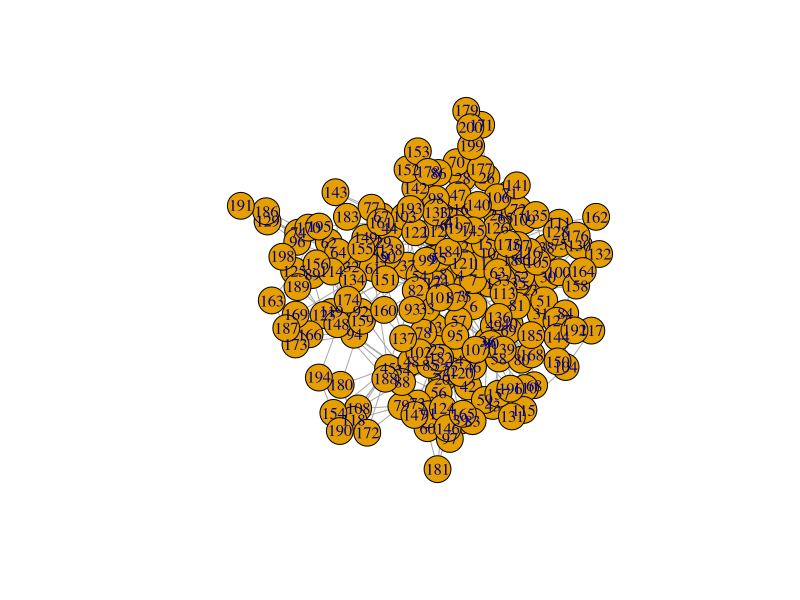
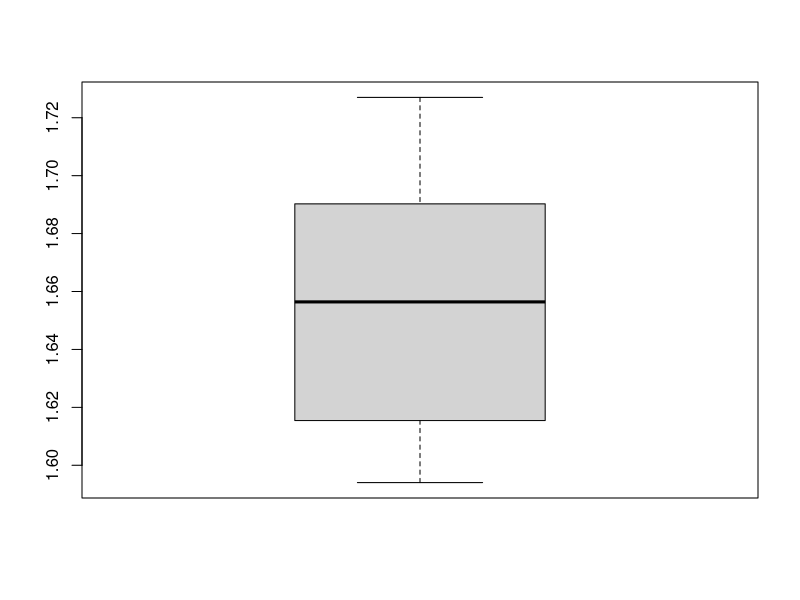
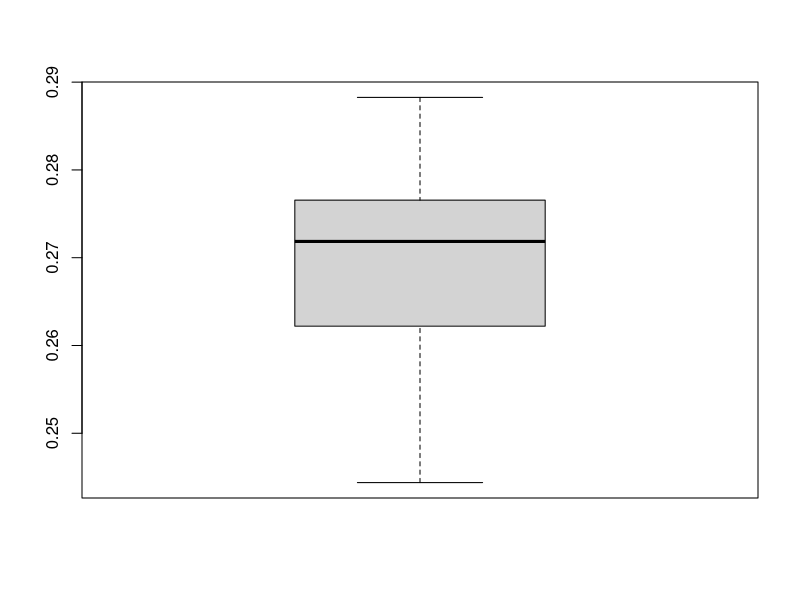
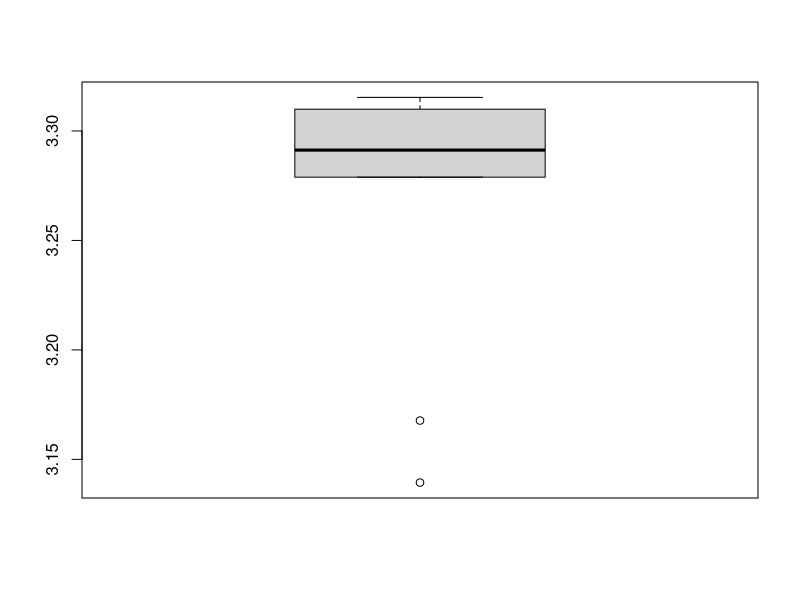
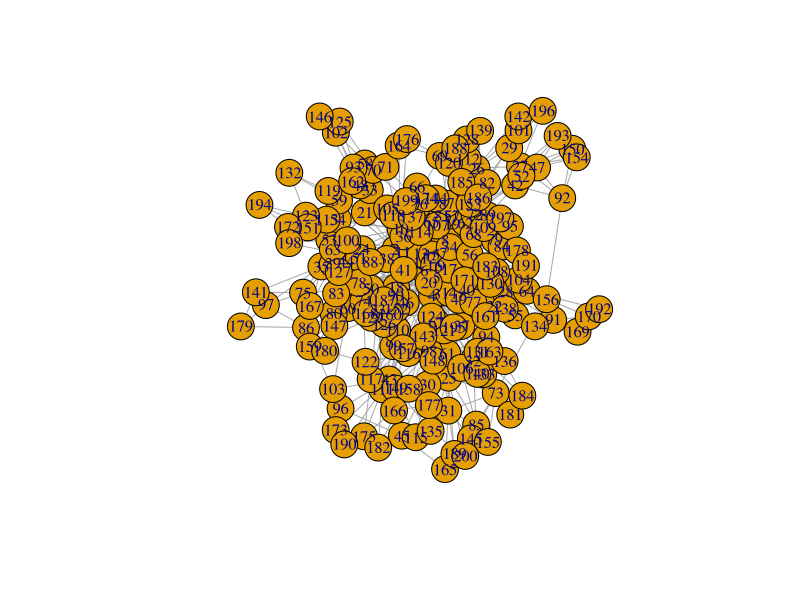
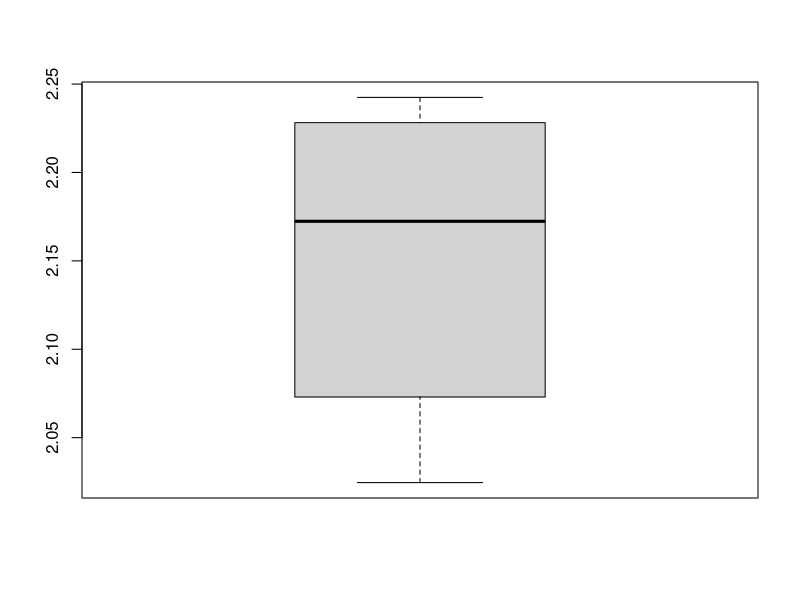
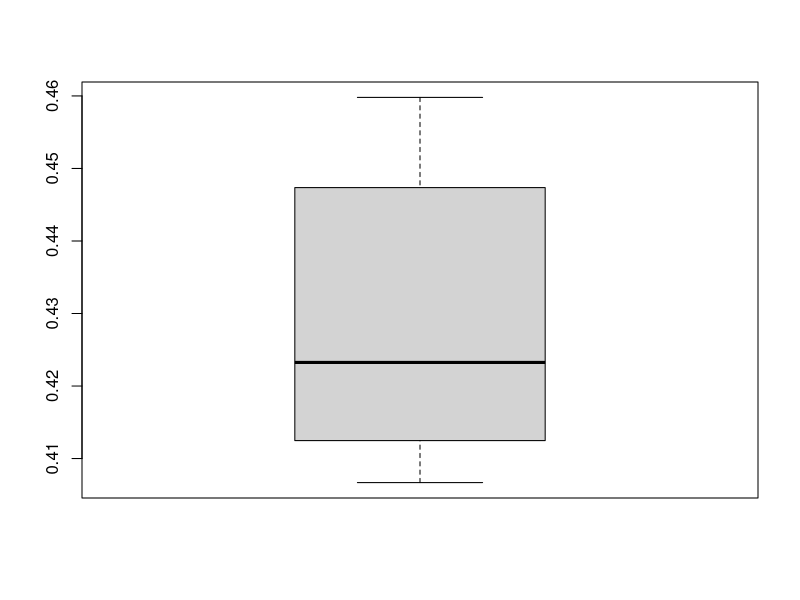
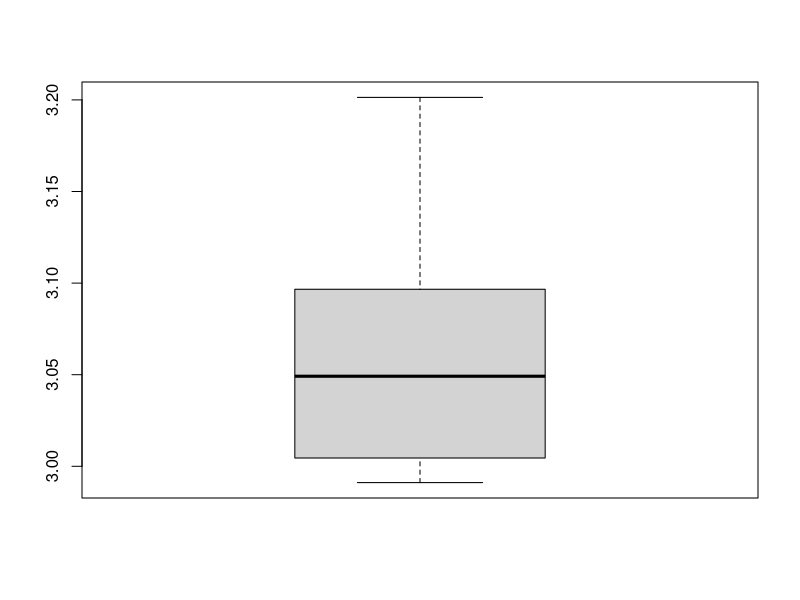

R code for these plots, in order: (Note: this script raises an error after producing the figures.)
library(igraph)
library(here)

pa <- function(clique_dim, rede_dim, p, lig_iter){
  grafo <- make_full_graph(clique_dim)

  for (i in (clique_dim + 1):rede_dim) {
    j <- sample(1:(i-1), 1)
    grafo <- add_vertices(grafo, 1)
    grafo <- add_edges(grafo, cbind(i, j))
    jadj <- neighbors(grafo, j, mode = "all")
    
    for (l in 1:2){
      if (runif(1) <= p) {
        adj <- sample(jadj, 1)
        
        while (adj == i || adj %in% neighbors(grafo, i, mode = "all")) {
          adj <- sample(jadj, 1)
        }
        
        grafo <- add_edges(grafo, cbind(i, adj))
      }
      
      else {
        v <- sample(1:(i-1), 1)
        
        while (v %in% neighbors(grafo, i, mode = "all")) {
          v <- sample(1:(i-1), 1)
        }
        
        grafo <- add_edges(grafo, cbind(i, v))
      }
    }
  }
  return(grafo)
}

grafos <- lapply(1:10, function(x) pa(10, 200, 0.8, 3))

h <- c()
c_clust <- c()
d_med <- c()

for (i in 1:10) {
  grafo <- grafos[[i]]
  
  # Parâmetro de heterogeneidade
  deg <- degree(grafo,mode="total")
  h <- c(h, mean(deg*deg)/(mean(deg)^2))

  # Estudo dos triângulos
  c_clust <- c(c_clust, transitivity(grafo, type = c("global")))

  # Distância média
  d_med <- c(d_med, mean_distance(grafo, directed=F))
}

plot(grafo)
boxplot(h)
boxplot(c_clust)
boxplot(d_med)
  
h
c_clust
d_med

grafos <- lapply(1:10, function(x) pa(20, 200, 0.8, 3))

h <- c()
c_clust <- c()
d_med <- c()


for (i in 1:10) {
  grafo <- grafos[[i]]
  
  # Parâmetro de heterogeneidade
  deg <- degree(grafo,mode="total")
  h <- c(h, mean(deg*deg)/(mean(deg)^2))
  
  # Estudo dos triângulos
  c_clust <- c(c_clust, transitivity(grafo, type = c("global")))
  
  # Distância média
  d_med <- c(d_med, mean_distance(grafo,directed=F))
}

plot(grafo)
boxplot(h)
boxplot(c_clust)
boxplot(d_med)
  
h
c_clust
d_med

# Rede do trabalho 1
grafo <- read.graph(here("trab_links.txt"), format = c('edgelist'), directed = F)
plot(grafo)

# Estudo da componente gigante
components<-components(grafo)
comp_gig <- induced.subgraph(grafo, which(components$membership == which.max(components$csize)))
plot(comp_gig)

# Métodos de deteção de comunidades

# Método de Louvain
louvain <- cluster_louvain(comp_gig)